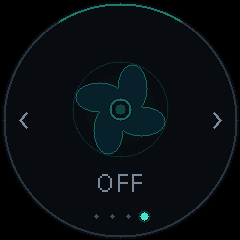
#> input picture GreenhouseSimple/preview/fans_off.png, 240 x 240 px, given in place of warm_off.ppm, which was not available
$ python build_previews.py
#> lines starting #> are read from the running program, lines starting #| are printed output that depends on the picture
from pathlib import Path
from PIL import Image,ImageDraw,ImageFont
p=Path('/tmp/greenhouse-simple-preview')
out=Path(__file__).resolve().parents[1]/'preview'
out.mkdir(exist_ok=True)
font=ImageFont.truetype('/usr/share/fonts/TTF/DejaVuSans.ttf',16)
items=[
    ('warm_off','Тёплый свет · выключен'),('uv_off','УФ · выключен'),
    ('soil_uncalibrated','Почва · без калибровки'),('fans_off','Кулеры · выключены'),
    ('warm_on','Тёплый свет · включён'),('uv_on','УФ · включён'),
    ('soil_on','Датчики · пример значений'),('fans_on','Кулеры · включены'),
    ('warm_offline','Свет · нет связи'),('uv_offline','УФ · нет связи'),
    ('soil_offline','Датчики · нет данных'),('fans_offline','Кулеры · нет связи'),
]
im=Image.new('RGB',(1120,900),'#10141d');d=ImageDraw.Draw(im)
#> after `im = Image.new('RGB', (1120, 900), '#10141d')`:
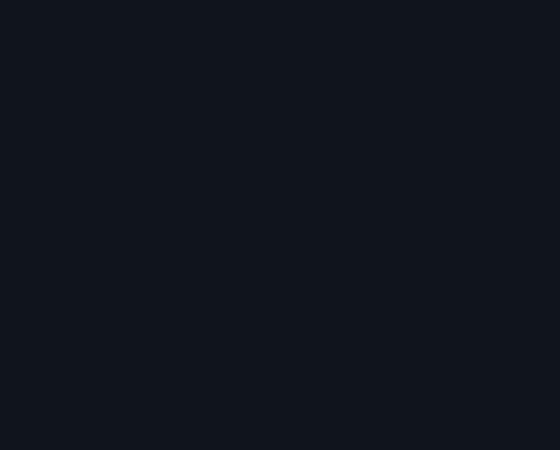
#> im: PIL image 1120x900 RGB (shown at 1/2 size); mean R, G, B 16, 20, 29
for n,(f,title) in enumerate(items):
 x=20+(n%4)*280;y=16+(n//4)*300
 im.paste(Image.open(p/(f+'.ppm')),(x,y));d.text((x,y+250),title,fill='#e5eaf3',font=font)
#> pass 2 of the loop `for n,(f,title) in enumerate(items):`:
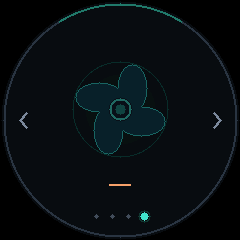
#> input picture GreenhouseSimple/preview/fans_offline.png, 240 x 240 px, given in place of uv_off.ppm, which was not available
#> `im.paste(Image.open(p / (f + '.ppm')), (x, y))`:
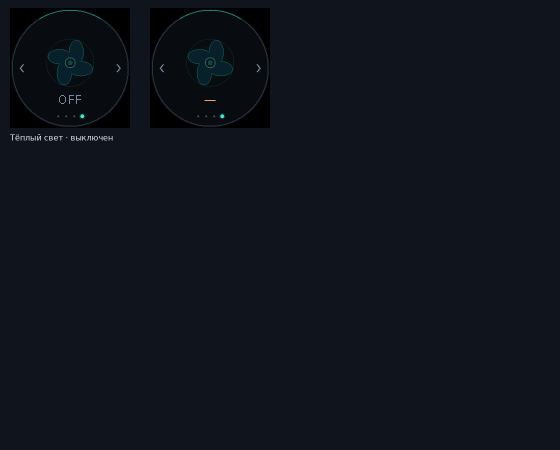
#> im: PIL image 1120x900 RGB (shown at 1/2 size); mean R, G, B 15.2, 19.4, 27.7
#> (the run stopped early here; a loop or call above may not have finished)
